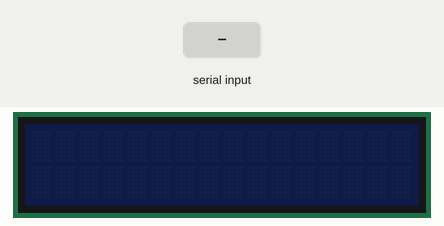
Simulated run of this sketch. Board: Arduino Uno, built with avr-gcc and run on an emulated ATmega328P. Parts: 16×2 character LCD. The test bench sets the inputs (shaded band). What the sketch prints to the serial monitor is not drawn.

Above: at 5.6 s.
5.7 s: "/info" received over Serial
At 6.3 s:
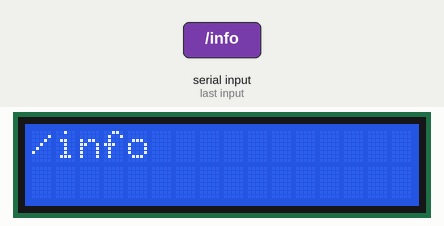
7.2 s: "1" received over Serial
At 8.1 s:
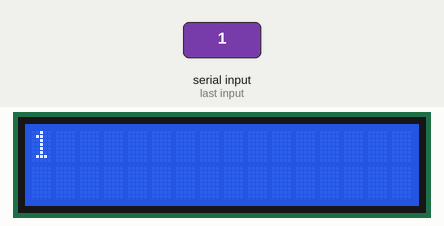
Timing chart, 0 to 10.2 s (numbered marks = the images above; inputs shaded):
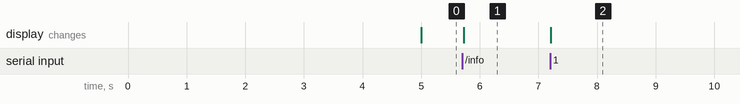

The sketch:

lcdI2C_serial.ino
```cpp
#include <Wire.h>
#include <LiquidCrystal_I2C.h>
#include <elapsedMillis.h>

const String usb_name = "lcd16x2";
LiquidCrystal_I2C lcd(0x27,16,2);


elapsedMillis timeElapsed; //declare global if you don't want it reset every time loop runs
unsigned int interval = 5000;

//Serial string buffer
String readString;

// Serial

//When application asked if this is the correct arduino
void serialCheck(){
    if (readString == "/info") {
      Serial.println(usb_name);
   }
}

//Convert characters sent by serial to string
void serialManager(){
    //Get Serial as a string
  while (Serial.available()) {
    delay(3); // Wait for data

    //Convert to String
    if (Serial.available() > 0) {
      char c = Serial.read();
      readString += c;
    }
  }
}

void setup() {
  //Setup Serial
  Serial.begin(115200);
  lcd.init(); // setup LCD
  lcd.backlight();

}

void loop() {
  serialManager();

  //If string received
     if (readString.length() > 0) {
      lcd.backlight();
      serialCheck();
       lcd.clear();
       lcd.setCursor(0,0);
       int stringSize = readString.length();
       if (stringSize > 16){
         String line1 = readString.substring(0,16);
         Serial.println("l1:" + line1);
         lcd.print(line1);
         String line2 = readString.substring(16,stringSize);
         Serial.println("l2:" + line2);
         lcd.setCursor(0,1);
         lcd.print(line2);

       } else
       {
        lcd.print(readString);
        Serial.println("l1:"+readString);
       }
       timeElapsed = 0;

    } else {
      if(timeElapsed > interval){
        lcd.noBacklight();
        timeElapsed = 0;
        Serial.println("BACKLIGHT:OFF");
      }
    }


  //We clean the serial buffer
  readString = "";
}
```

Measured:
- after the input at 5.7 s, the display: changes at once (image 1)
- after the input at 7.2 s, the display: changes at once (image 2)
